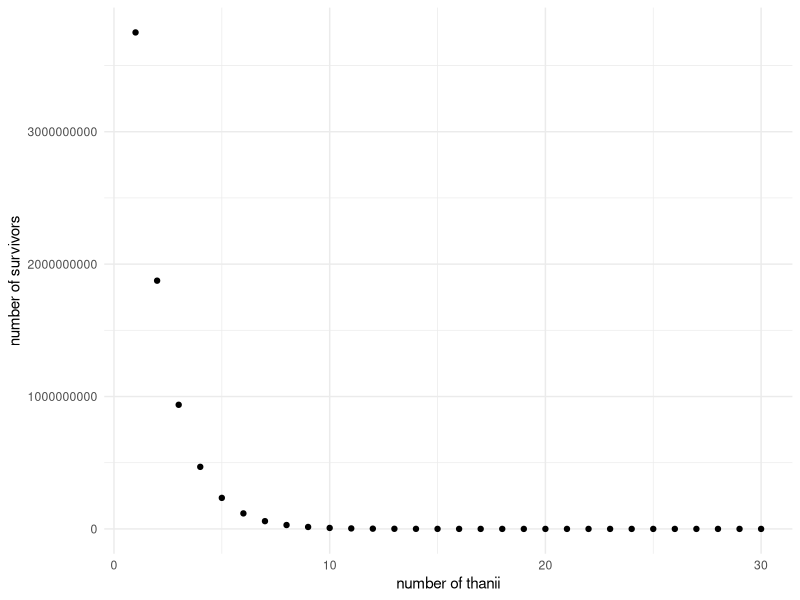

This figure's R source:
# 538 Riddler - 04/26/2019

# Thanos, the all-powerful supervillain, can snap his fingers and destroy half of all the beings in the universe.
# 
# But what if there were 63 Thanoses, each snapping his fingers one after the other? 
# Out of 7.5 billion people on Earth, how many can we expect would survive?
#     
# If there were N Thanoses, what would the survival fraction be?
options(digits=5, scipen=100)
library(ggplot2)


population <- 7.5e9
n_thanos <- 63
prob_survival = 0.5

survivors <- population * (prob_survival ^ n_thanos)
survivors

#63 thanoses (thanii?) is enough to make it basically impossible to survive.

thanos_vec <- c(1:30)
survivor_vec <- population * (prob_survival ^ thanos_vec)
prob_survival_vec <- survivor_vec / population

gg_df <- data.frame(thanos_vec,survivor_vec,prob_survival_vec)
ggplot(gg_df, aes(thanos_vec,survivor_vec)) +
    geom_point() +
    theme_minimal() +
    ylab("number of survivors") +
    xlab("number of thanii")

